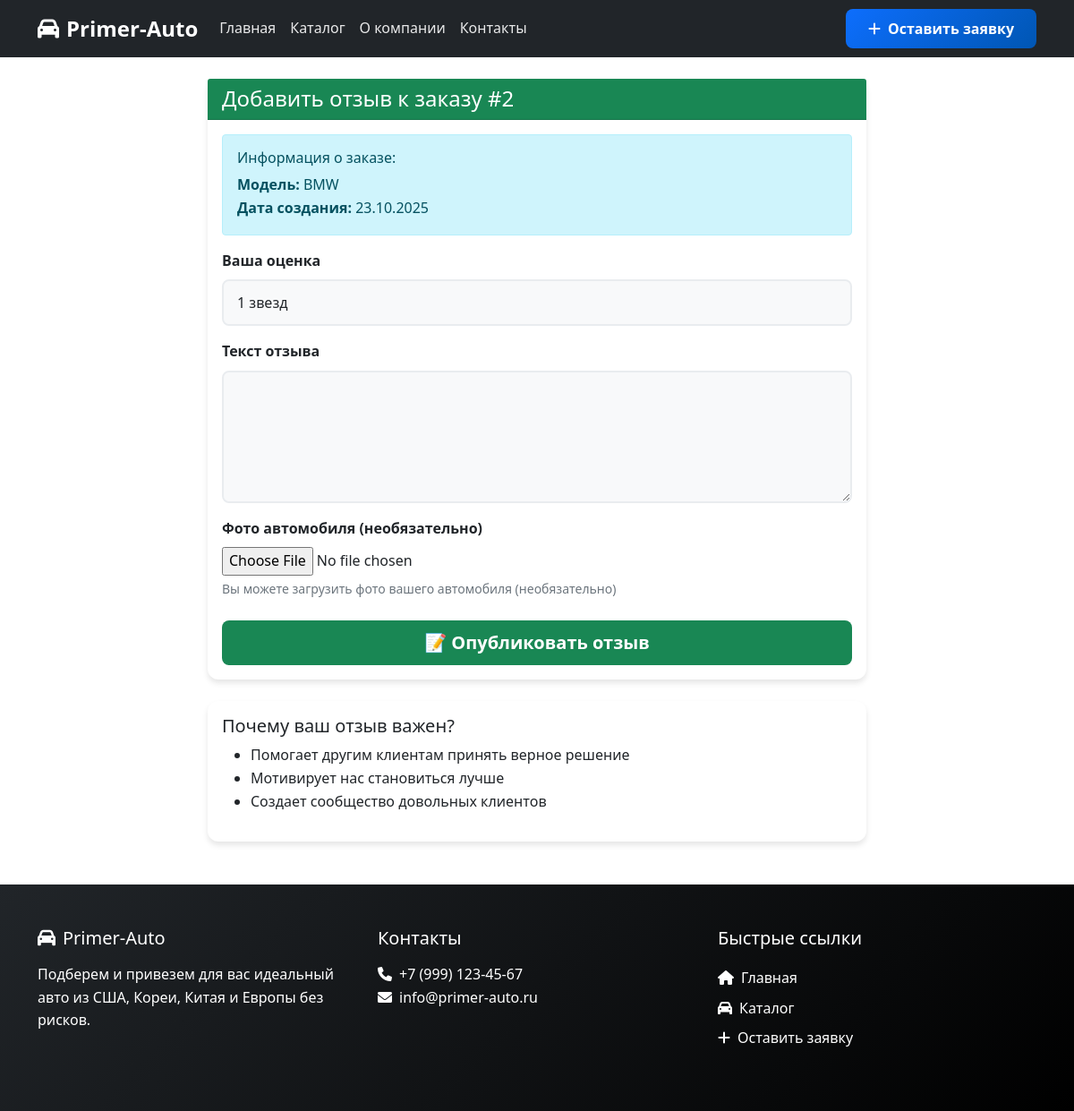
/order/2/review/, run on an earlier commit of the app's database.
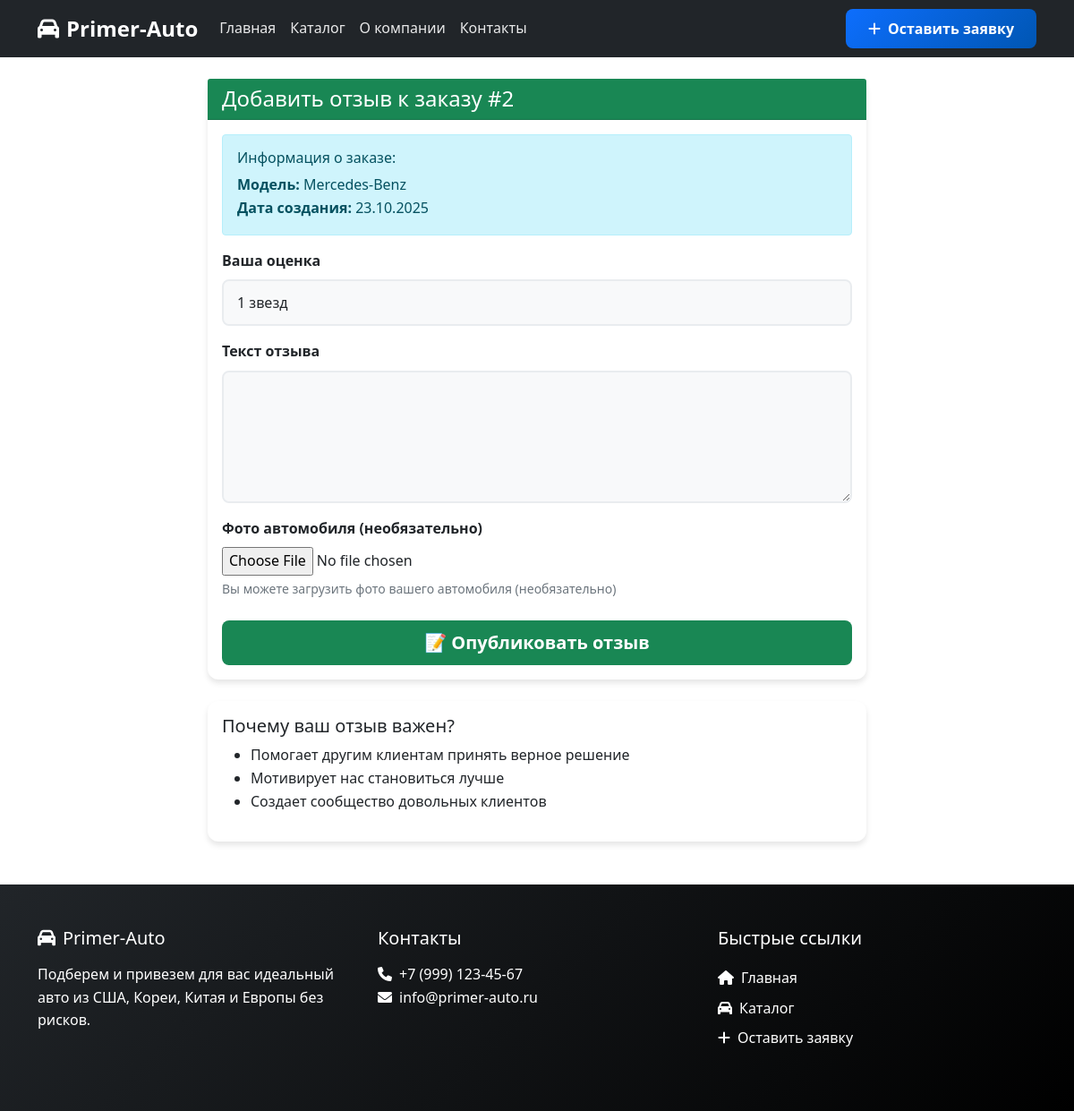
And on a later commit of the database.
### primer_auto/models.py (models this page shows, shortened)
class Order(models.Model):
    ORDER_STATUS_CHOICES = [
        ('new', 'Новая'),
        ('in_progress', 'В работе'),
        ('searching', 'На подборе'),
        ('completed', 'Выполнена'),
        ('cancelled', 'Отменена'),
    ]
    client = models.ForeignKey(Client, on_delete=models.CASCADE, verbose_name="Клиент")
    manager = models.ForeignKey(Manager, on_delete=models.SET_NULL, null=True, blank=True, verbose_name="Менеджер")
    desired_model = models.CharField(max_length=100, verbose_name="Желаемая модель")
    year_min = models.PositiveIntegerField(
        validators=[MinValueValidator(1990), MaxValueValidator(2030)],
        verbose_name="Минимальный год"
    )
    year_max = models.PositiveIntegerField(
        validators=[MinValueValidator(1990), MaxValueValidator(2030)],
        verbose_name="Максимальный год"
    )
    budget_max = models.DecimalField(max_digits=12, decimal_places=2, verbose_name="Максимальный бюджет (USD)")
    additional_wishes = models.TextField(blank=True, null=True, verbose_name="Дополнительные пожелания")
    status = models.CharField(max_length=20, choices=ORDER_STATUS_CHOICES, default='new', verbose_name="Статус")
    created_date = models.DateTimeField(auto_now_add=True, verbose_name="Дата создания")
    class Meta:
        verbose_name = "Заявка"
        verbose_name_plural = "Заявки"
        ordering = ['-created_date']

### primer_auto/views.py (the view)
# urls.py: path('order/<int:order_id>/review/', views.add_review, name='add_review'),
def add_review(request, order_id):
    order = get_object_or_404(Order, id=order_id)
    if Review.objects.filter(order=order).exists():
        messages.warning(request, 'Отзыв для этого заказа уже существует')
        return redirect('order_detail', order_id=order.id)
    if request.method == 'POST':
        form = ReviewForm(request.POST, request.FILES)
        if form.is_valid():
            review = form.save(commit=False)
            review.client = order.client
            review.order = order
            review.save()
            messages.success(request, 'Спасибо за ваш отзыв!')
            return redirect('order_detail', order_id=order.id)
    else:
        form = ReviewForm()
    context = {
        'form': form,
        'order': order,
    }
    return render(request, 'primer_auto/add_review.html', context)

### primer_auto/forms.py
class ReviewForm(forms.ModelForm):
    class Meta:
        model = Review
        fields = ['rating', 'review_text', 'photo']
        widgets = {
            'rating': forms.Select(choices=[(i, f'{i} звезд') for i in range(1, 6)],
                                 attrs={'class': 'form-control'}),
            'review_text': forms.Textarea(attrs={'class': 'form-control', 'rows': 5}),
        }
        labels = {
            'rating': 'Ваша оценка',
            'review_text': 'Текст отзыва',
            'photo': 'Фото автомобиля (необязательно)',
        }

### primer_auto/templates/primer_auto/add_review.html (shortened to what this page needs)
{% extends 'primer_auto/base.html' %}
{% block content %}
<div class="container mt-4">
    <div class="row justify-content-center">
        <div class="col-lg-8">
            <div class="card">
                <div class="card-header bg-success text-white">
                    <h4 class="mb-0">Добавить отзыв к заказу #{{ order.id }}</h4>
                </div>
                <div class="card-body">
                    <div class="alert alert-info">
                        <h6>Информация о заказе:</h6>
                        <p class="mb-0">
                            <strong>Модель:</strong> {{ order.desired_model }}<br>
                            <strong>Дата создания:</strong> {{ order.created_date|date:"d.m.Y" }}
                        </p>
                    </div>
                    <form method="post" enctype="multipart/form-data">
                        <div class="mb-3">
                            <label for="{{ form.rating.id_for_label }}" class="form-label">{{ form.rating.label }}</label>
                            {{ form.rating }}
                        </div>
                        <div class="mb-3">
                            <label for="{{ form.review_text.id_for_label }}" class="form-label">{{ form.review_text.label }}</label>
                            {{ form.review_text }}
                        </div>
                        <div class="mb-3">
                            <label for="{{ form.photo.id_for_label }}" class="form-label">{{ form.photo.label }}</label>
                            {{ form.photo }}
                            <div class="form-text">Вы можете загрузить фото вашего автомобиля (необязательно)</div>
                        </div>
                        <div class="mt-4">
                            <button type="submit" class="btn btn-success btn-lg w-100">
                                📝 Опубликовать отзыв
                            </button>
                        </div>
                    </form>
                </div>
            </div>
            <div class="card mt-4">
                <div class="card-body">
                    <h5>Почему ваш отзыв важен?</h5>
                    <ul>
                        <li>Помогает другим клиентам принять верное решение</li>
                        <li>Мотивирует нас становиться лучше</li>
                        <li>Создает сообщество довольных клиентов</li>
                    </ul>
                </div>
            </div>
        </div>
    </div>
</div>
{% endblock %}

What changed in the data, as far as the page shows it:
changed Order id 2: desired_model "BMW" → "Mercedes-Benz"
